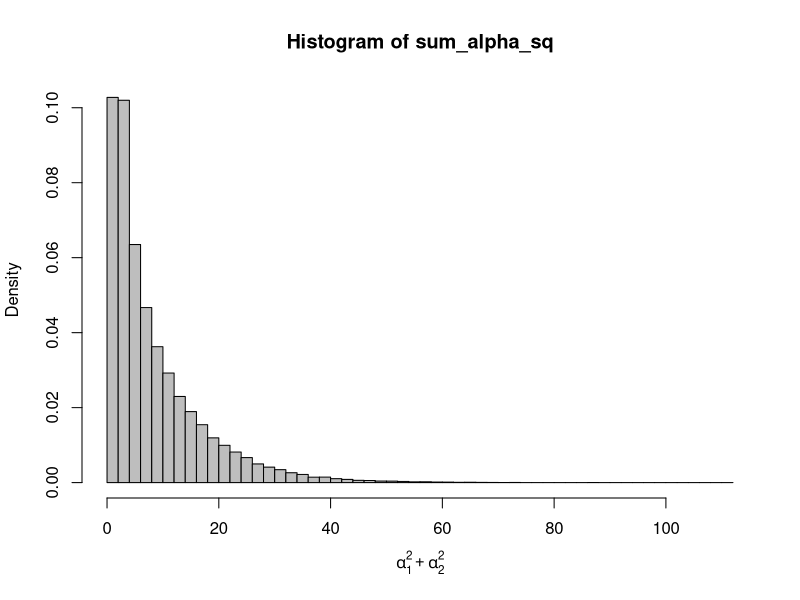
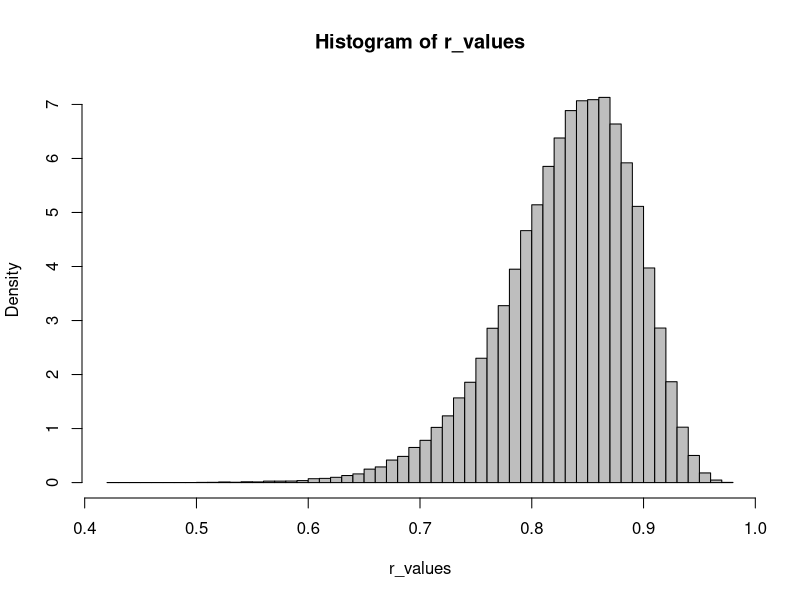

R code for these plots, in order:
n <- 20
alpha1 <- 2
alpha2 <- 1
sigma2_eps <- 4
num_simulations <- 1e5

sum_alpha_sq <- numeric(num_simulations)
for (sim in 1:num_simulations) {
  xi <- 1:n
  epsilon <- rnorm(n, mean = 0, sd = (sigma2_eps))
  Yi <- alpha1 + alpha2 * xi + epsilon
  model <- lm(Yi ~ xi)
  est_alpha1 <- coef(model)[1]
  est_alpha2 <- coef(model)[2]
  sum_alpha_sq[sim] <- est_alpha1^2 + est_alpha2^2
}

hist(sum_alpha_sq,
     probability = TRUE,
     breaks = 50,
     xlab = expression(alpha[1]^2 + alpha[2]^2),
     col = "gray")

mean_sum_alpha_sq <- mean(sum_alpha_sq)
var_sum_alpha_sq <- var(sum_alpha_sq)

r_values <- numeric(num_simulations)
for (sim in 1:num_simulations) {
  xi <- 1:n
  epsilon <- rnorm(n, mean = 0, sd = sigma2_eps)
  Yi <- alpha1 + alpha2 * xi + epsilon
  r_values[sim] <- cor(xi, Yi)
}

hist(r_values,
     probability = TRUE,
     breaks = 50,
     col = "gray")

mean_r <- mean(r_values)
var_r <- var(r_values)
prob_range <- mean(r_values > 0.9 & r_values < 0.95)
